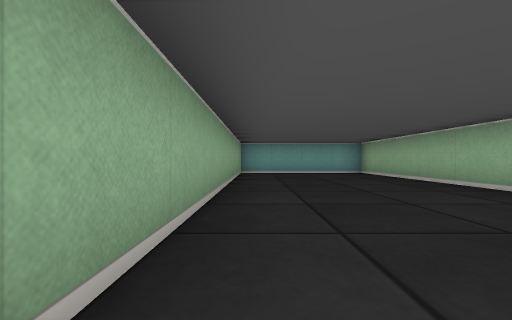
view 1 (above)

16 first-person views from a walk through a cub3D ray-caster map. The camera is about half as high as the walls, looks level and sees 90° across. The floor is counted in squares. Each view is taken from the middle of a square. On the plan, view 1 faces up. The plan holds only what a view shows up to about 9 squares ahead; the rest is blank.

view 2
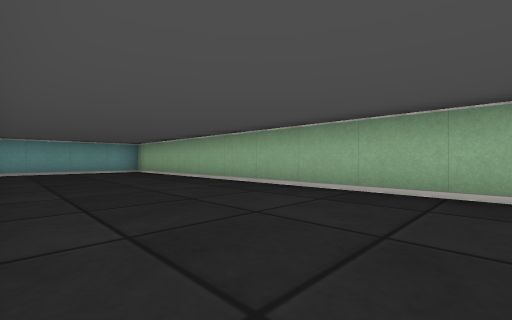

view 3
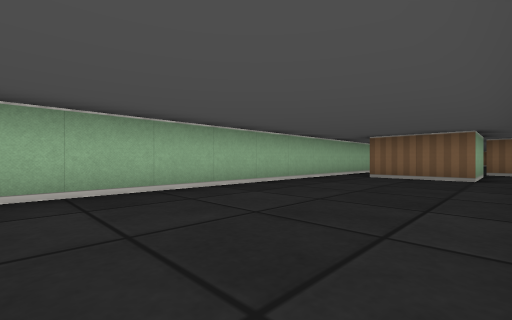

view 4
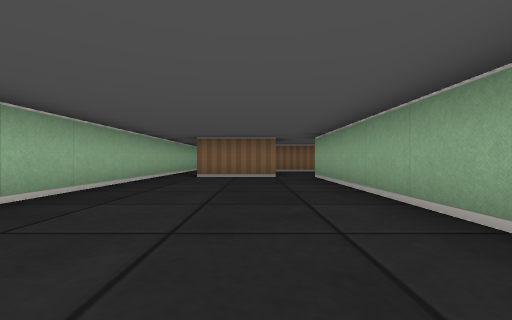

view 5
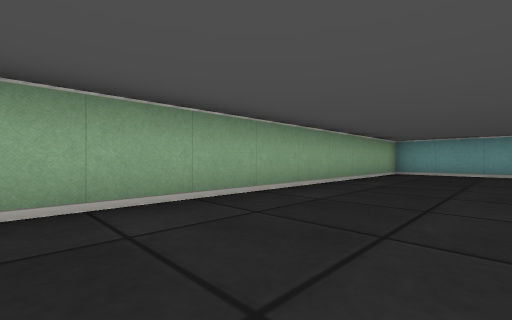

view 6
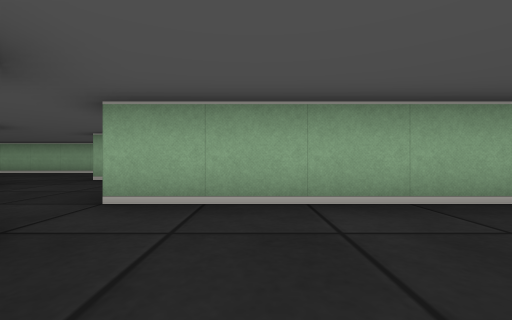

view 7
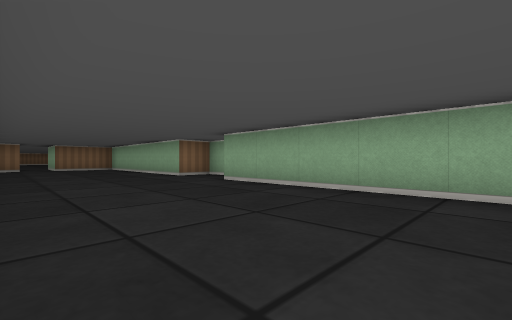

view 8
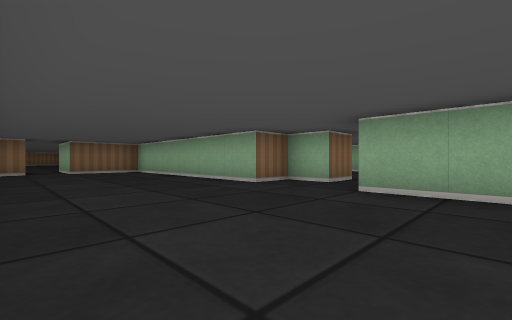

view 9
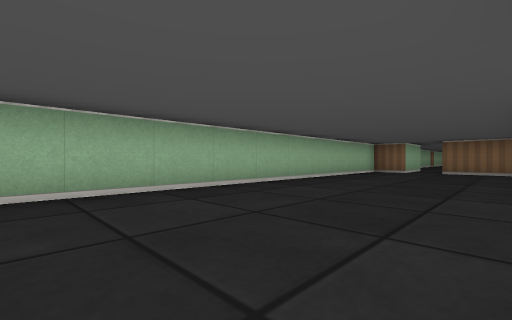

view 10
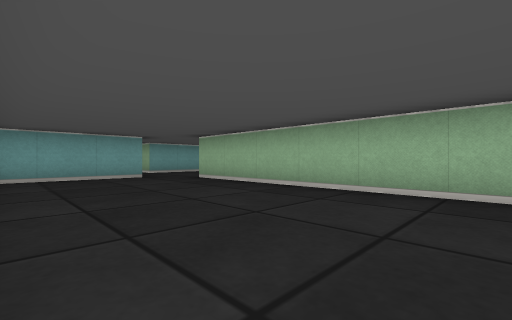

view 11
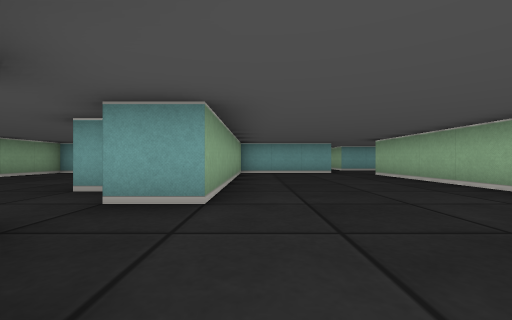

view 12
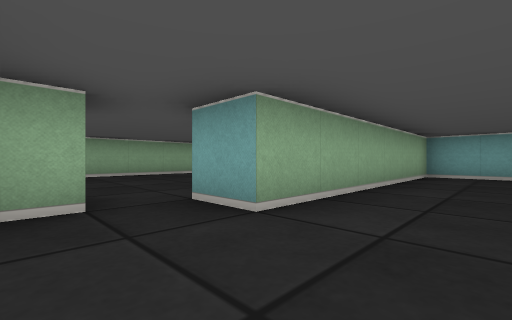

view 13
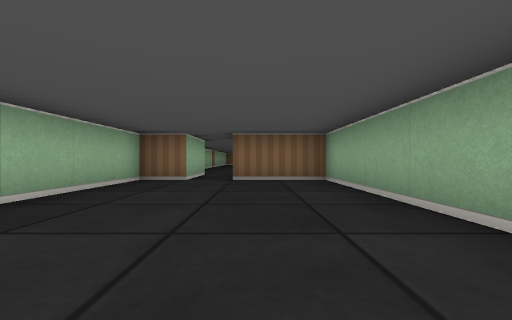

view 14
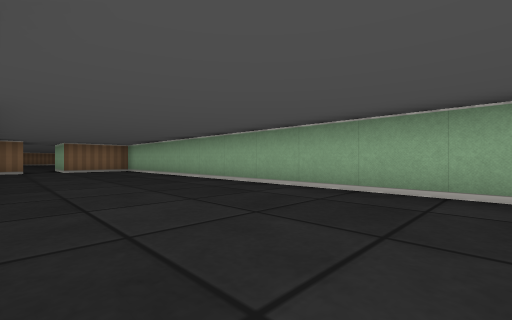

view 15
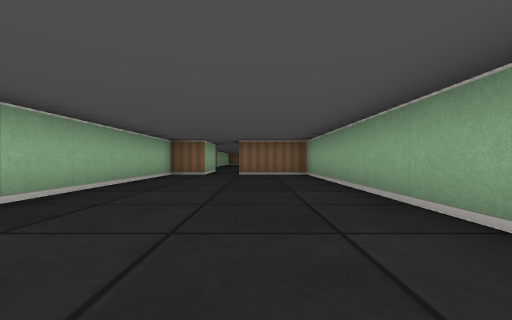

view 16
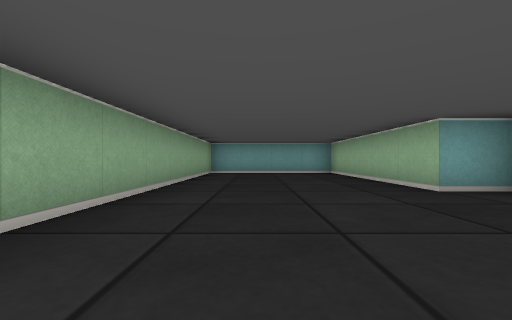

### Floor plan
Ten units are one square. View 1 is at (0, 0); x grows to the right and y downward. Boxes are objects, and circles mark ways between rooms. Rooms are numbered by the first view taken in them; rooms with no view inside come last. Other rooms are left out.
<svg viewBox="-130 -90 170 330">
<path fill="none" stroke="#000" d="M5 55 25 55M35 81 35 -85 -5 -85 -5 55M-85 145 -75 145 -75 155 -65 155 -65 215 -45 215 -45 231M-34 75 -65 75 -65 135 -75 135M0 85 5 85M5 75 5 55M-18 55 -25 55M-35 235 -35 215 -25 215 -25 85M-75 125 -85 125 -85 75 -125 75 -125 215 -105 215 -105 221M-95 230 -95 215 -85 215 -85 165"/>
<circle cx="0" cy="50" r="3" fill="#2a7"/>
<circle cx="-75" cy="140" r="3" fill="#2a7"/>
<text x="20" y="-10">1</text>
<text x="-40" y="140">2</text>
<text x="-100" y="150">3</text>
</svg>
Room 1 opens to room 2. Room 2 opens to room 3.

Where each view was taken, in squares from view 1:
view 1: 0 up, 0 right, facing up
view 2: 1 down, 0 right, facing up-right
view 3: 1 up, 0 right, facing down-right
view 4: 1 up, 1 right, facing down
view 5: 0 up, 2 right, facing up-left
view 6: 4 down, 2 right, facing left
view 7: 9 down, 3 left, facing down-left
view 8: 12 down, 3 left, facing down-left
view 9: 12 down, 6 left, facing down-right
view 10: 14 down, 6 left, facing up-right
view 11: 16 down, 6 left, facing up
view 12: 15 down, 5 left, facing up-left
view 13: 16 down, 5 left, facing down
view 14: 11 down, 9 left, facing down-left
view 15: 14 down, 11 left, facing down
view 16: 16 down, 11 left, facing up
